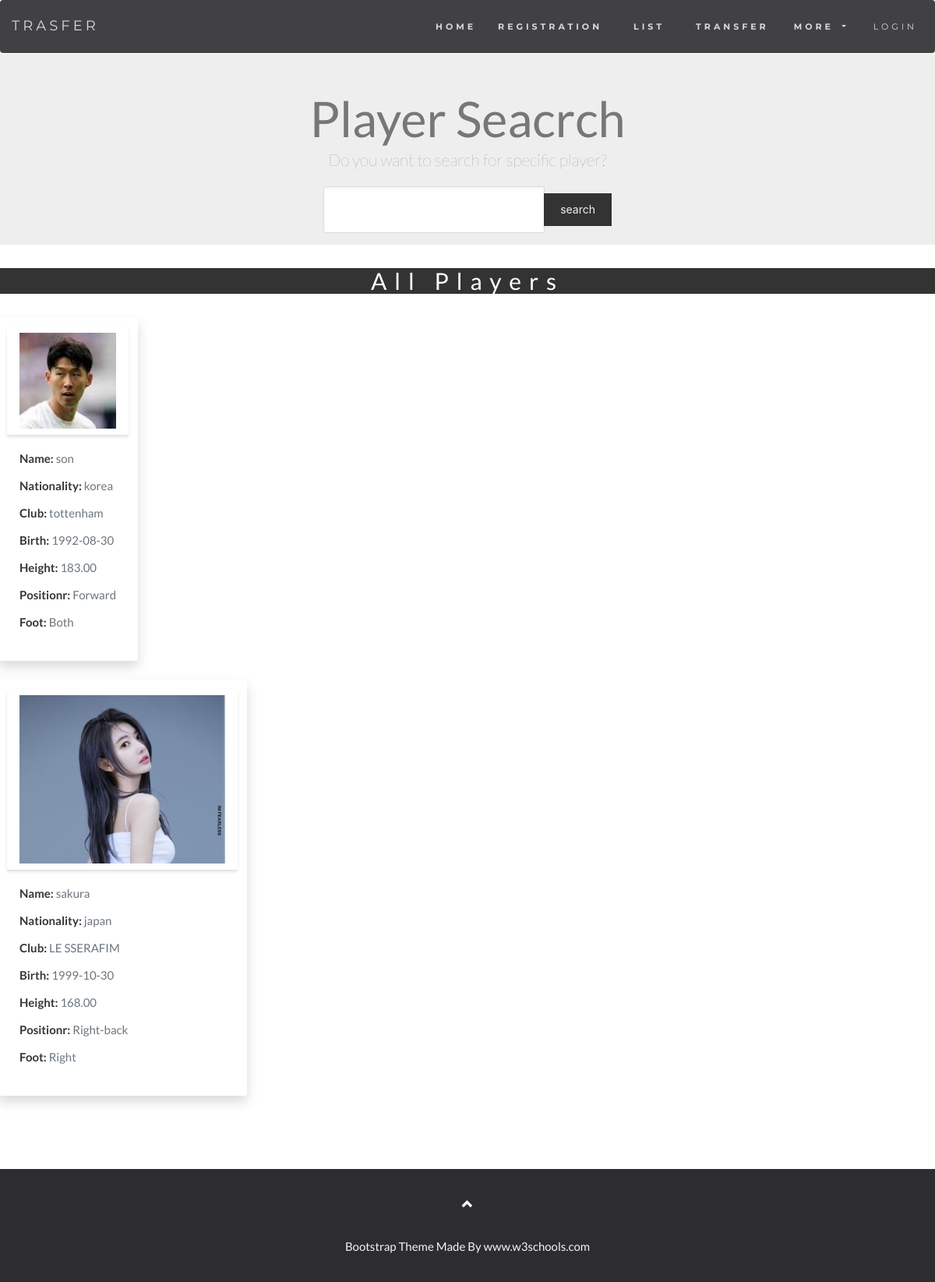
Page /player_list on the committed database.
### app/models.py (models this page shows)
class Player(db.Model):
    id          = db.Column(db.Integer, primary_key=True)
    name        = db.Column(db.String(50), nullable=False)
    nationality = db.Column(db.String(15), index=True, nullable=False)
    birth       = db.Column(db.Date, nullable=False)
    height      = db.Column(db.Numeric(10,2), nullable=False)
    position    = db.Column(db.Enum(PositionType, values_callable=lambda x: [str(member.value) for member in PositionType]), nullable=False)
    foot        = db.Column(db.String, nullable=False)
    club        = db.Column(db.String(30))
    status      = db.Column(db.Boolean, default= False)
    profile_pic = db.Column(db.String, nullable=False)
    user_id     =db.Column(db.Integer, db.ForeignKey("user.id")) # table name is usually stored in lowercase
    bids        = db.relationship('Bid', backref='user')

### app/main/views.py (the view)
@main.route('/player_list')
def player():
    page = request.args.get('page', type=int, default=1) # page
    player_list = Player.query.paginate(page=page, per_page=10)
    return render_template('player_list.html', player_list = player_list)

### app/auth/views.py (called while the page is built)
@auth.before_app_request
def before_request():
    if current_user.is_authenticated:
        current_user.ping()

### app/main/__init__.py (called while the page is built)
@main.app_context_processor
def inject_permissions():
    return dict(Permission=Permission)

### app/templates/player_list.html (shortened to what this page needs)
{% extends "base.html" %}
{% block header %}
<div class="jumbotron text-center">
    <h1>Player Seacrch</h1>
    <p>Do you want to search for specific player?</p>
    <form class="col-md-4 col-lg-offset-4">
        <div class="input-group">
            <input type="text" id="search_kw" class="input is-large" value="{{ kw or '' }}">
            <div class="input-group-btn">
                <button class="btn btn-outline-secondary" type="button" id="btn_search">search</button>
            </div>
        </div>
    </form>
    <br>
</div>
{% endblock header %}
{% block content %}
<h4 class="text-center">All Players</h4>
<div class="row row-cols-1 row-cols-md-3">
    <div class="col mb-4">
        <div class="card-group">
            {% for player in player_list.items %}
            <div class="shadow p-3 mb-5 bg-white rounded" style="max-width: 20rem">
                <div class="card-header">
                    <img src="{{ player.profile_pic }}" style="width: 100%" >
                </div>
                <div class="card-body text-secondary">
                    <p class="card-title"><strong>Name:         </strong> {{player.name}}</p>
                    <p class="card-title"><strong>Nationality:  </strong> {{player.nationality}}</p>
                    <p class="card-title"><strong>Club:         </strong> {{player.club}}</p>
                    <p class="card-title"><strong>Birth:        </strong> {{player.birth}}</p>
                    <p class="card-title"><strong>Height:       </strong> {{player.height}}</p>
                    <p class="card-title"><strong>Positionr:    </strong> {{player.position.value}}</p>
                    <p class="card-title"><strong>Foot:         </strong> {{player.foot}}</p>
                </div>
            </div>
            {% endfor %}
        </div>
    </div>
</div>
<br>
{% endblock content %}

### app/static/css/style.css (style rules this page uses)
body { font: 400 15px/1.8 Lato, sans-serif; color: #777; }
h1 { color: #111; }
h3, h4 { margin: 10px 0 30px 0; letter-spacing: 10px; font-size: 20px; color: #111; }
.btn { padding: 10px 20px; background-color: #333; color: #f1f1f1; border-radius: 0; transition: .2s; }
.modal-header, h4, .close { background-color: #333; color: #fff !important; text-align: center; font-size: 30px; }

### rows in the picture
Player: shows a picture, name "son", nationality "korea", club "tottenham", birth "1992-08-30", height "183.00", position.value "Forward", foot "Both"
Player: shows a picture, name "sakura", nationality "japan", club "LE SSERAFIM", birth "1999-10-30", height "168.00", position.value "Right-back", foot "Right"
